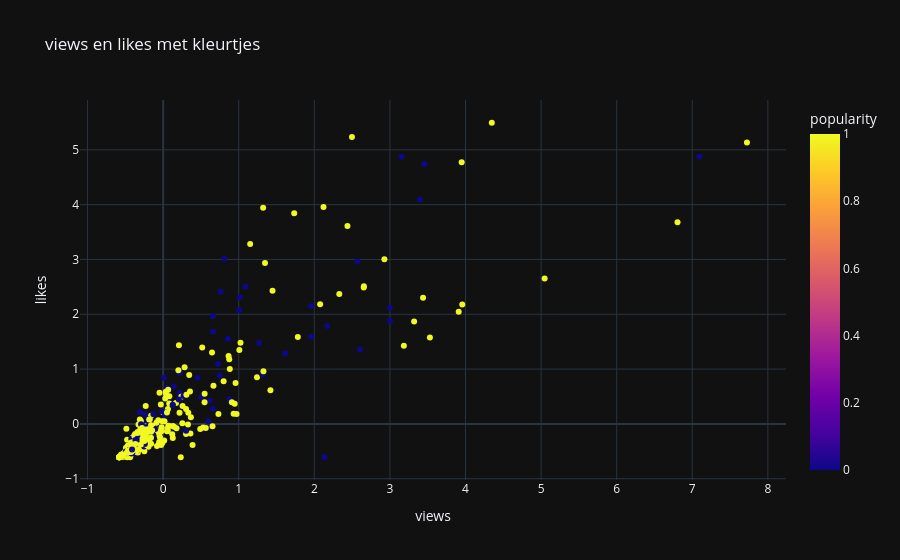

The notebook cell saved with this chart:
### Markdown cell above
## zoals je kan zien worden er binaire waardes toegewezen aan de rijen. De verdeling is erg ongelijk.

### Code cell
fig = px.scatter(df, x='views', y='likes', color='popularity',
                 title='views en likes met kleurtjes')
fig.show()

### Figure 1 — Plotly figure (JSON) as saved in the notebook; plotly's stock layout.template omitted (floating-point values rounded to 4 significant figures; data arrays with more than 128 entries replaced by an {"elided": "..."} marker saying what was removed)
{"data": [{"hovertemplate": "views=%{x}<br>likes=%{y}<br>popularity=%{marker.color}<extra></extra>", "legendgroup": "", "marker": {"color": {"elided": "542 int values"}, "coloraxis": "coloraxis", "symbol": "circle"}, "mode": "markers", "name": "", "orientation": "v", "showlegend": false, "x": {"elided": "542 float values"}, "xaxis": "x", "y": {"elided": "542 float values"}, "yaxis": "y", "type": "scatter"}], "layout": {"xaxis": {"anchor": "y", "domain": [0.0, 1.0], "title": {"text": "views"}}, "yaxis": {"anchor": "x", "domain": [0.0, 1.0], "title": {"text": "likes"}}, "coloraxis": {"colorbar": {"title": {"text": "popularity"}}, "colorscale": [[0.0, "#0d0887"], [0.1111, "#46039f"], [0.2222, "#7201a8"], [0.3333, "#9c179e"], [0.4444, "#bd3786"], [0.5556, "#d8576b"], [0.6667, "#ed7953"], [0.7778, "#fb9f3a"], [0.8889, "#fdca26"], [1.0, "#f0f921"]]}, "legend": {"tracegroupgap": 0}, "title": {"text": "views en likes met kleurtjes"}}}
